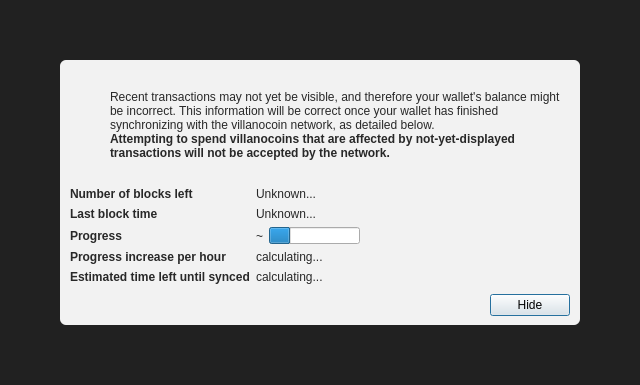
<?xml version="1.0" encoding="UTF-8"?>
<ui version="4.0">
 <class>ModalOverlay</class>
 <widget class="ModalOverlay" name="ModalOverlay">
  <property name="geometry">
   <rect>
    <x>0</x>
    <y>0</y>
    <width>640</width>
    <height>385</height>
   </rect>
  </property>
  <property name="windowTitle">
   <string>Form</string>
  </property>
  <layout class="QVBoxLayout" name="verticalLayout" stretch="0">
   <property name="sizeConstraint">
    <enum>QLayout::SetDefaultConstraint</enum>
   </property>
   <property name="leftMargin">
    <number>0</number>
   </property>
   <property name="topMargin">
    <number>0</number>
   </property>
   <property name="rightMargin">
    <number>0</number>
   </property>
   <property name="bottomMargin">
    <number>0</number>
   </property>
   <item>
    <widget class="QWidget" name="bgWidget" native="true">
     <property name="styleSheet">
      <string notr="true">#bgWidget { background: rgba(0,0,0,220); }</string>
     </property>
     <layout class="QVBoxLayout" name="verticalLayoutMain" stretch="1">
      <property name="leftMargin">
       <number>60</number>
      </property>
      <property name="topMargin">
       <number>60</number>
      </property>
      <property name="rightMargin">
       <number>60</number>
      </property>
      <property name="bottomMargin">
       <number>60</number>
      </property>
      <item>
       <widget class="QWidget" name="contentWidget" native="true">
        <property name="styleSheet">
         <string notr="true">#contentWidget { background: rgba(255,255,255,240); border-radius: 6px; }

QLabel { color: rgb(40,40,40);  }</string>
        </property>
        <layout class="QVBoxLayout" name="verticalLayoutSub" stretch="1,0,0,0">
         <property name="spacing">
          <number>0</number>
         </property>
         <property name="leftMargin">
          <number>10</number>
         </property>
         <property name="topMargin">
          <number>10</number>
         </property>
         <property name="rightMargin">
          <number>10</number>
         </property>
         <property name="bottomMargin">
          <number>10</number>
         </property>
         <item>
          <layout class="QHBoxLayout" name="horizontalLayoutIconText" stretch="0,1">
           <property name="topMargin">
            <number>20</number>
           </property>
           <item>
            <layout class="QVBoxLayout" name="verticalLayoutIcon">
             <property name="leftMargin">
              <number>0</number>
             </property>
             <item>
              <widget class="QPushButton" name="warningIcon">
               <property name="enabled">
                <bool>false</bool>
               </property>
               <property name="text">
                <string/>
               </property>
               <property name="icon">
                <iconset>
                 <normaloff>:/icons/warning</normaloff>
                 <disabledoff>:/icons/warning</disabledoff>:/icons/warning</iconset>
               </property>
               <property name="iconSize">
                <size>
                 <width>48</width>
                 <height>48</height>
                </size>
               </property>
               <property name="flat">
                <bool>true</bool>
               </property>
              </widget>
             </item>
             <item>
              <spacer name="verticalSpacerWarningIcon">
               <property name="orientation">
                <enum>Qt::Vertical</enum>
               </property>
               <property name="sizeHint" stdset="0">
                <size>
                 <width>20</width>
                 <height>40</height>
                </size>
               </property>
              </spacer>
             </item>
            </layout>
           </item>
           <item>
            <layout class="QVBoxLayout" name="verticalLayoutInfoText">
             <property name="leftMargin">
              <number>0</number>
             </property>
             <property name="topMargin">
              <number>0</number>
             </property>
             <item>
              <widget class="QLabel" name="infoText">
               <property name="text">
                <string>Recent transactions may not yet be visible, and therefore your wallet's balance might be incorrect. This information will be correct once your wallet has finished synchronizing with the villanocoin network, as detailed below.</string>
               </property>
               <property name="textFormat">
                <enum>Qt::RichText</enum>
               </property>
               <property name="wordWrap">
                <bool>true</bool>
               </property>
              </widget>
             </item>
             <item>
              <widget class="QLabel" name="infoTextStrong">
               <property name="font">
                <font>
                 <weight>75</weight>
                 <bold>true</bold>
                </font>
               </property>
               <property name="text">
                <string>Attempting to spend villanocoins that are affected by not-yet-displayed transactions will not be accepted by the network.</string>
               </property>
               <property name="textFormat">
                <enum>Qt::RichText</enum>
               </property>
               <property name="wordWrap">
                <bool>true</bool>
               </property>
              </widget>
             </item>
             <item>
              <spacer name="verticalSpacerInTextSpace">
               <property name="orientation">
                <enum>Qt::Vertical</enum>
               </property>
               <property name="sizeHint" stdset="0">
                <size>
                 <width>20</width>
                 <height>40</height>
                </size>
               </property>
              </spacer>
             </item>
            </layout>
           </item>
          </layout>
         </item>
         <item>
          <spacer name="verticalSpacerAfterText">
           <property name="orientation">
            <enum>Qt::Vertical</enum>
           </property>
           <property name="sizeHint" stdset="0">
            <size>
             <width>20</width>
             <height>40</height>
            </size>
           </property>
          </spacer>
         </item>
         <item>
          <layout class="QFormLayout" name="formLayout">
           <property name="fieldGrowthPolicy">
            <enum>QFormLayout::FieldsStayAtSizeHint</enum>
           </property>
           <property name="horizontalSpacing">
            <number>6</number>
           </property>
           <property name="verticalSpacing">
            <number>6</number>
           </property>
           <property name="topMargin">
            <number>10</number>
           </property>
           <item row="0" column="0">
            <widget class="QLabel" name="labelNumberOfBlocksLeft">
             <property name="font">
              <font>
               <weight>75</weight>
               <bold>true</bold>
              </font>
             </property>
             <property name="text">
              <string>Number of blocks left</string>
             </property>
            </widget>
           </item>
           <item row="0" column="1">
            <widget class="QLabel" name="numberOfBlocksLeft">
             <property name="text">
              <string>Unknown...</string>
             </property>
            </widget>
           </item>
           <item row="1" column="0">
            <widget class="QLabel" name="labelLastBlockTime">
             <property name="font">
              <font>
               <weight>75</weight>
               <bold>true</bold>
              </font>
             </property>
             <property name="text">
              <string>Last block time</string>
             </property>
            </widget>
           </item>
           <item row="1" column="1">
            <widget class="QLabel" name="newestBlockDate">
             <property name="sizePolicy">
              <sizepolicy hsizetype="Maximum" vsizetype="Preferred">
               <horstretch>0</horstretch>
               <verstretch>0</verstretch>
              </sizepolicy>
             </property>
             <property name="text">
              <string>Unknown...</string>
             </property>
            </widget>
           </item>
           <item row="2" column="0">
            <widget class="QLabel" name="labelSyncDone">
             <property name="font">
              <font>
               <weight>75</weight>
               <bold>true</bold>
              </font>
             </property>
             <property name="text">
              <string>Progress</string>
             </property>
            </widget>
           </item>
           <item row="2" column="1">
            <layout class="QHBoxLayout" name="horizontalLayoutSync" stretch="0,1">
             <item>
              <widget class="QLabel" name="percentageProgress">
               <property name="text">
                <string notr="true">~</string>
               </property>
              </widget>
             </item>
             <item>
              <widget class="QProgressBar" name="progressBar">
               <property name="value">
                <number>24</number>
               </property>
               <property name="format">
                <string/>
               </property>
              </widget>
             </item>
            </layout>
           </item>
           <item row="4" column="0">
            <widget class="QLabel" name="labelProgressIncrease">
             <property name="font">
              <font>
               <weight>75</weight>
               <bold>true</bold>
              </font>
             </property>
             <property name="text">
              <string>Progress increase per hour</string>
             </property>
            </widget>
           </item>
           <item row="4" column="1">
            <widget class="QLabel" name="progressIncreasePerH">
             <property name="text">
              <string>calculating...</string>
             </property>
            </widget>
           </item>
           <item row="5" column="0">
            <widget class="QLabel" name="labelEstimatedTimeLeft">
             <property name="font">
              <font>
               <weight>75</weight>
               <bold>true</bold>
              </font>
             </property>
             <property name="text">
              <string>Estimated time left until synced</string>
             </property>
            </widget>
           </item>
           <item row="5" column="1">
            <widget class="QLabel" name="expectedTimeLeft">
             <property name="text">
              <string>calculating...</string>
             </property>
            </widget>
           </item>
          </layout>
         </item>
         <item>
          <layout class="QHBoxLayout" name="horizontalLayoutButtons">
           <property name="leftMargin">
            <number>10</number>
           </property>
           <property name="topMargin">
            <number>10</number>
           </property>
           <item>
            <spacer name="horizontalSpacer">
             <property name="orientation">
              <enum>Qt::Horizontal</enum>
             </property>
             <property name="sizeHint" stdset="0">
              <size>
               <width>40</width>
               <height>20</height>
              </size>
             </property>
            </spacer>
           </item>
           <item>
            <widget class="QPushButton" name="closeButton">
             <property name="text">
              <string>Hide</string>
             </property>
             <property name="focusPolicy">
              <enum>Qt::StrongFocus</enum>
             </property>
             <property name="default">
              <bool>true</bool>
             </property>
            </widget>
           </item>
          </layout>
         </item>
        </layout>
       </widget>
      </item>
     </layout>
    </widget>
   </item>
  </layout>
 </widget>
 <customwidgets>
  <customwidget>
   <class>ModalOverlay</class>
   <extends>QWidget</extends>
   <header>qt/modaloverlay.h</header>
   <container>1</container>
  </customwidget>
 </customwidgets>
 <resources/>
 <connections/>
</ui>
